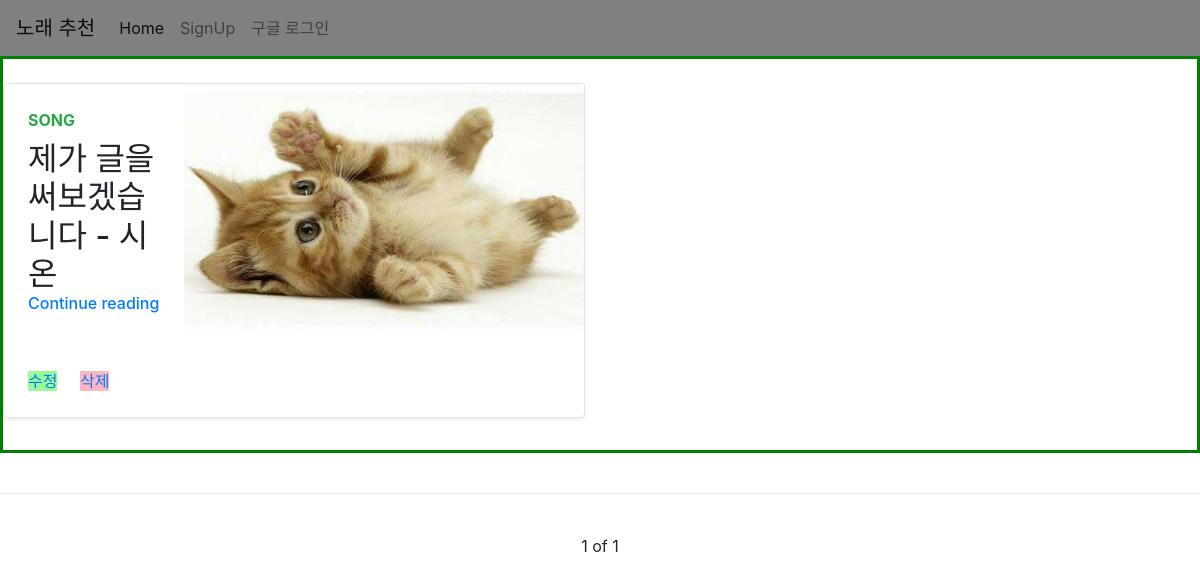
The app's page /, older data.
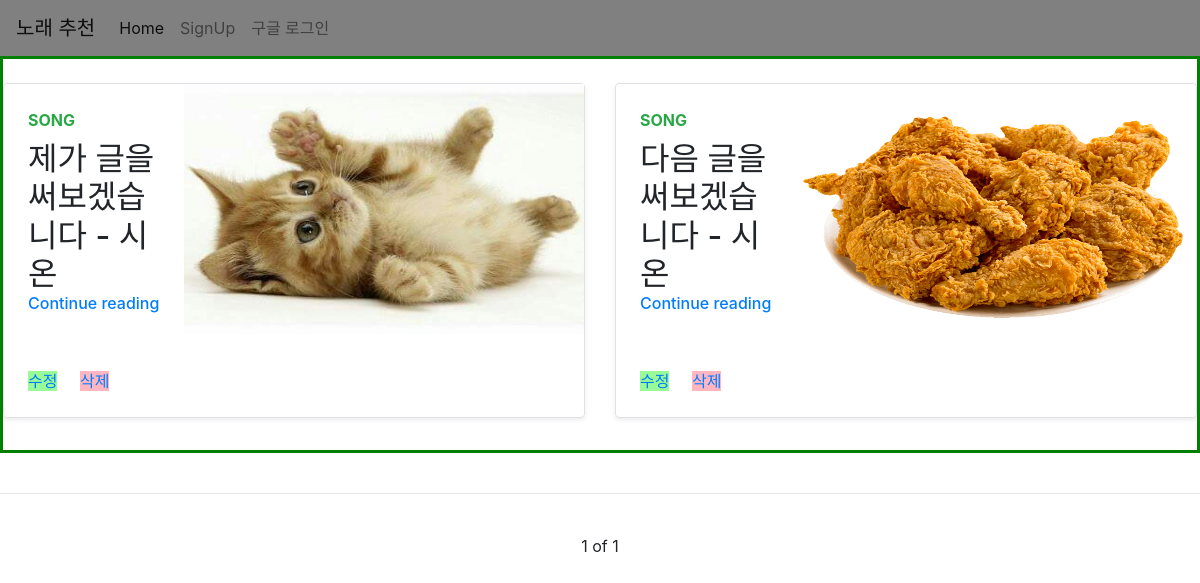
The same page, newer data.
### blog/models.py (models this page shows, shortened)
class Blog(models.Model):
    title = models.CharField(max_length=200)
    pub_date = models.DateTimeField('date published')
    image = models.ImageField(null=True, default='', upload_to="blogimg")
    body = models.TextField()

### blog/views.py (the view)
# urls.py: path('', blog.views.home, name='home'),
def home(request):
    blog = Blog.objects
    blog_list = Blog.objects.all()
    paginator = Paginator(blog_list, 4)
    page = request.GET.get('page')
    post = paginator.get_page(page)
    return render(request, 'home.html', {'blogs': blog, 'posts': post})

### blog/templates/home.html (shortened to what this page needs)
{% load socialaccount %}
<!DOCTYPE html>
<html>
    <head>
        <link rel="stylesheet" href="https://stackpath.bootstrapcdn.com/bootstrap/4.5.0/css/bootstrap.min.css">
    </head>
    <body>
        <nav class="navbar navbar-expand-lg navbar-light" style="background-color:gray">
            <a class="navbar-brand">노래 추천</a>
            <div class="collapse navbar-collapse" id="navbarSupportedContent">
                <ul class="navbar-nav mr-auto">
                    {% if user.is_authenticated %}
                        <li class="nav-item active">
                            <a class="nav-link" href="{% url 'home' %}">Home</a>
                        </li>
                        <li class="nav-item active">
                            <a class="nav-link" href="{% url 'create' %}">Write</a>
                        </li>
                        <li class="nav-item">
                            <a class="nav-link" href="/accounts/logout">로그아웃</a>
                        </li>
                        <li class="nav-item">
                            <p>{{user.username}} 님이 로그인 중</p>
                        </li>
                    {% else %}
                        <li class="nav-item active">
                            <a class="nav-link" href="{% url 'home' %}">Home</a>
                        </li>
                        <li class="nav-item">
                            <a class="nav-link" href="/accounts/signup">SignUp</a>
                        </li>
                        <li class="nav-item">
                            <a class="nav-link" href="{% provider_login_url 'google' %}">구글 로그인</a>
                        </li>
                    {% endif %}
                </ul>
            </div>
        </nav>
        <div style="border: green solid 3px;">
        <br>
        <div class="row mb-2">
            {% for blog in posts %}
                <div class="col-md-6">
                    <div class="row no-gutters border rounded ovepiprflow-hidden flex-md-row mb-4 shadow-sm h-md-250 position-relative">
                        <div class="col p-4 d-flex flex-column position-static">
                            <strong class="d-inline-block mb-2 text-success">SONG</strong>
                            <h2 class="mb-0">{{ blog.title }}</h2>
                            <h6><a href="{%url 'detail' blog.id%}">Continue reading</a></h6>
                            <br><br>
                            <div>
                                <span style="background-color: palegreen; width: 30px;"><a href="{% url 'update' blog.id %}">수정</a></span>
                                <span style="background-color:lightpink; width: 30px;"><a href="{% url 'delete' blog.id %}">삭제</a></span>
                            </div>
                        </div>
                        <div class="col-auto d-none d-lg-block">
                            <img src="{{blog.image.url}}" width="400" height="250">
                        </div>
                    </div>
                </div>
            {% endfor %}
        </div>
        </div>
        <br>
        <hr>
        <br>
        <div class="container" style="text-align: center;">
            <span>{{posts.number}}</span>
            <span>of</span>
            <span>{{posts.paginator.num_pages}}</span>
        </div>
        <br>
    </body>
</html>

Row changes from the older to the newer data that the page shows:
added Blog: title "다음 글을 써보겠습니다 - 시온", image (picture)
